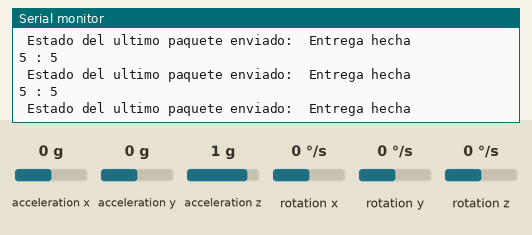
Recording of a sketch running on a simulated ESP32. Shown: the last lines printed to the serial monitor. Inputs (shaded band) come from the test bench; at power-on: acceleration x 0 g, acceleration y 0 g, acceleration z 1 g, rotation x 0 °/s, rotation y 0 °/s, rotation z 0 °/s.

Above: at 2.2 s.
2.3 s: acceleration x set to -1.4 g
At 2.57 s:
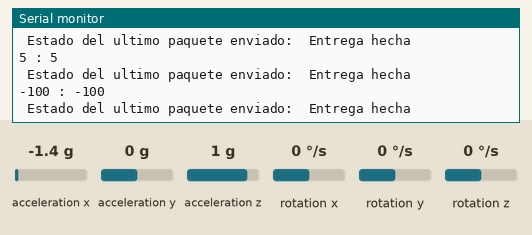
3.8 s: acceleration x set to 0.8 g
At 3.98 s:
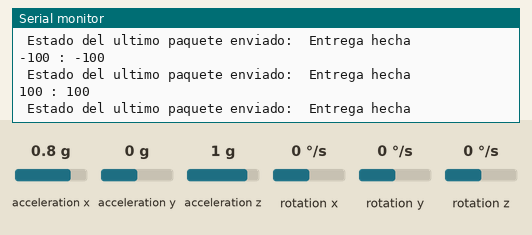
Timing chart, 0 to 6.8 s (numbered marks = the images above; inputs shaded):
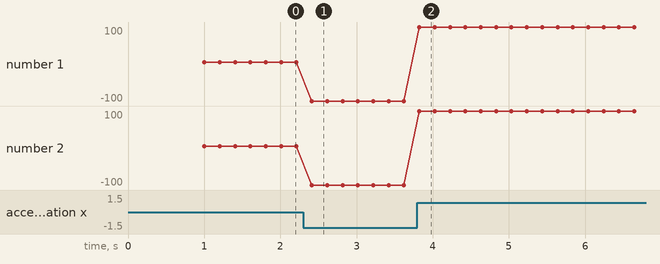

The sketch:

Emisor_con_acelerometro.ino
```cpp
#include <Wire.h>
#include <LSM303.h>
#include <esp_now.h>
#include <esp_wifi.h>
#include <WiFi.h>

LSM303 compass;

char report[80];
String dato = "";

uint8_t broadcastAddress[] = {0xE0, 0xE2, 0xE6, 0x0C, 0x51, 0x34}; //MAC PLACA RECEPTORA

// Estructura de datos para envio
typedef struct struct_message {
  int direccion;     // ID de placa envia
} struct_message;

// Creamos la estructura de datos llamada myData
struct_message myData;

// Create peer interface
esp_now_peer_info_t peerInfo;

// callback cuando el envio sea exitoso
void OnDataSent(const uint8_t *mac_addr, esp_now_send_status_t status) {
  Serial.print("\r\n Estado del ultimo paquete enviado:\t");
  Serial.println(status == ESP_NOW_SEND_SUCCESS ? "Entrega hecha" : "Entrega fallida");
}

void setup()
{
  Serial.begin(115200);
  Wire.begin();
  compass.init();
  compass.enableDefault();
  WiFi.mode( WIFI_AP_STA );//for AP mode
  int a = esp_wifi_set_protocol( WIFI_IF_AP, WIFI_PROTOCOL_LR );
  if (a == 0)
  {
    Serial.println(" ");
    Serial.print("Error = ");
    Serial.print(a);
    Serial.println(" , Mode LR OK!");
  }
  else//if some error in LR config
  {
    Serial.println(" ");
    Serial.print("Error = ");
    Serial.print(a);
    Serial.println(" , Error in Mode LR!");
  }
  delay(1000);
  if (esp_now_init() != ESP_OK) {
    Serial.println("Error inicio ESP-NOW");
    return;
  }
  Serial.println("ESP-NOW ok");

  esp_now_register_send_cb(OnDataSent); //Datos de prueba

  // Register peer
  memcpy(peerInfo.peer_addr, broadcastAddress, 6);
  peerInfo.channel = 0;
  peerInfo.encrypt = false;

  // Add peer
  if (esp_now_add_peer(&peerInfo) != ESP_OK) {
    Serial.println("Falla al agregar un peer");
    return;
  }
}

void loop()
{
  compass.read();

  snprintf(report, sizeof(report), "A: %6d %6d %6d M: %6d %6d %6d",
           compass.a.x, compass.a.y, compass.a.z,
           compass.m.x, compass.m.y, compass.m.z);


  for (int i = 2; i <= 8; i++) {
    dato += String(report[i]);
  }
  int numero = dato.toInt();

  int control = map(numero, -10000, 9000, -100, 100);

  if (control > 100) {
    control = 100;
  }

  else if (control < -100) {
    control = -100;
  }

  else if (control < 4 and control > - 10) {
    control = 0;
  }

  myData.direccion = control; // Dato a enviar

  //Serial.println(control); // Este sera el dato a enviar

  // Send message via ESP-NOW
  esp_err_t result = esp_now_send(broadcastAddress, (uint8_t *) &myData, sizeof(myData));

  if (result == ESP_OK) {
    Serial.print(control); Serial.print(" : "); Serial.println(myData.direccion);
  }
  else {
    Serial.println("Error al enviar");
  }

  dato = "";
  delay(200);
}
```

Measured:
- after the input at 2.3 s, the serial monitor: prints a new line after 0.11 s (image 1)
- after the input at 3.8 s, the serial monitor: prints a new line at once (image 2)
- plotted number 1: 5 → -100 after the input at 2.3 s, -100 → 100 after the input at 3.8 s
- plotted number 2: 5 → -100 after the input at 2.3 s, -100 → 100 after the input at 3.8 s
